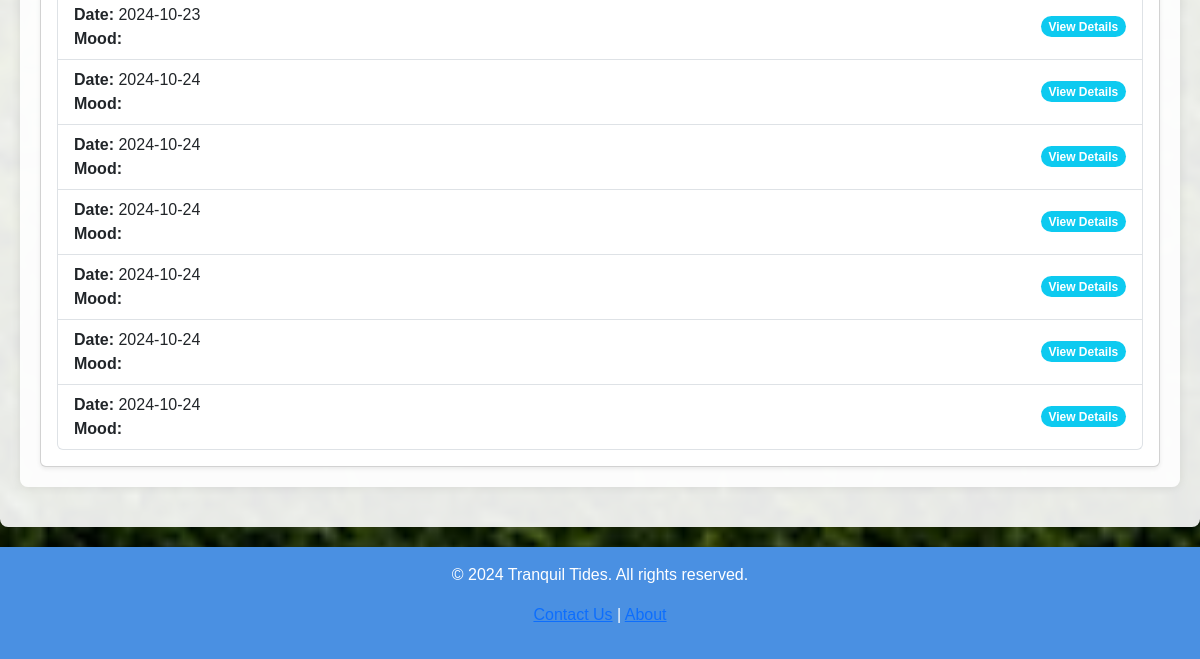
The page /profile (signed in, lower part) on the database as committed earlier.
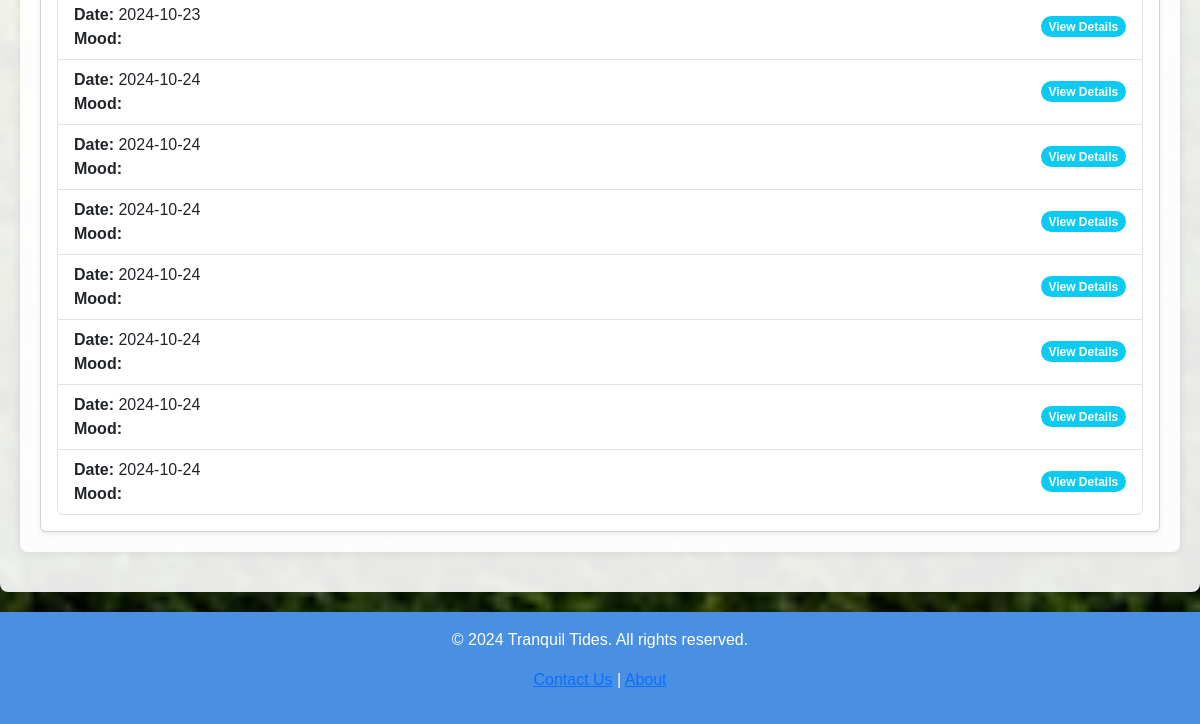
The same page on the database as committed later.
### models.py (models this page shows)
class Assessments(db.Model):
    __tablename__ = "assessments"
    id = db.Column(db.Integer, primary_key=True)
    anxiety = db.Column(db.Integer, nullable=False)
    depression = db.Column(db.Integer, nullable=False)
    schizophrenia = db.Column(db.Integer, nullable=False)
    bipolar = db.Column(db.Integer, nullable=False)
    mood_score = db.Column(db.Float, nullable=False)
    date_created = db.Column(db.DateTime, default=datetime.utcnow)
    user_id = db.Column(db.Integer, db.ForeignKey("users.id"), nullable=False)
    user = db.relationship("UserModel", backref="assessments")

### routes.py (the view, shortened to what this page needs)
@app.route("/profile", methods=["GET", "POST"])
@login_required
def profile():
    user_assessments = Assessments.query.filter_by(user_id=current_user.id).all()
    return render_template(
        "profile.html", user=current_user, user_assessments=user_assessments
    )

### models.py (called while the page is built)
@login.user_loader
def load_user(user_id):
    return UserModel.query.get(int(user_id))

### templates/profile.html (shortened to what this page needs)
{% extends 'base.html' %}  {% block content %}
<div class="container mt-5">
  <div class="row mt-5">
    <div class="col-md-12">
      <div class="card shadow-sm">
        <div class="card-body">
          {% if user_assessments %}
          <ul class="list-group mt-3">
            {% for assessment in user_assessments %}
            <li
              class="list-group-item d-flex justify-content-between align-items-center"
            >
              <div>
                <strong>Date:</strong> {{
                assessment.date_created.strftime('%Y-%m-%d') }} <br />
                <strong>Mood:</strong> {{ assessment.result }}
              </div>
              <span class="badge bg-info rounded-pill">View Details</span>
            </li>
            {% endfor %}
          </ul>
          {% else %}
          <p class="text-muted mt-3">
            You haven't completed any assessments yet.
          </p>
          {% endif %}
        </div>
      </div>
    </div>
  </div>
</div>
{% endblock %}

### templates/base.html (shortened to what this page needs)
<!DOCTYPE html>
<html lang="en">
  <head>
    <link
      href="https://cdn.jsdelivr.net/npm/bootstrap@5.3.0/dist/css/bootstrap.min.css"
      rel="stylesheet"
    />
  </head>
  <body>
    <main>
      <div class="container">
        {% block content %}{% endblock %}
      </div>
    </main>
    <footer>
      <p>© 2024 Tranquil Tides. All rights reserved.</p>
      <p>
        <a href="{{ url_for('contact') }}">Contact Us</a> |
        <a href="{{ url_for('about') }}">About</a>
      </p>
    </footer>
  </body>
</html>

Rows that differ between the two databases and show on the page:
added Assessments: date_created "2024-10-24"
